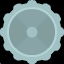

Rendered tile map (Tiled .tmx) drawn with the repository's tilesets; below, a short description and the full map source, tile grids included:
An orthogonal 1x1 tile map with 64x64 px tiles, 1 tile layer (Tile Layer 1).

<map version="1.5" tiledversion="1.6.0" orientation="orthogonal" renderorder="right-down" width="1" height="1" tilewidth="64" tileheight="64" infinite="0" nextlayerid="2" nextobjectid="1">
 <tileset firstgid="1" name="platformPack_tilesheet" tilewidth="64" tileheight="64" tilecount="98" columns="14">
  <image source="../tilesets/platformPack_tilesheet.png" width="896" height="448" />
 </tileset>
 <layer id="1" name="Tile Layer 1" width="1" height="1">
  <data encoding="csv">
72
</data>
 </layer>
</map>
